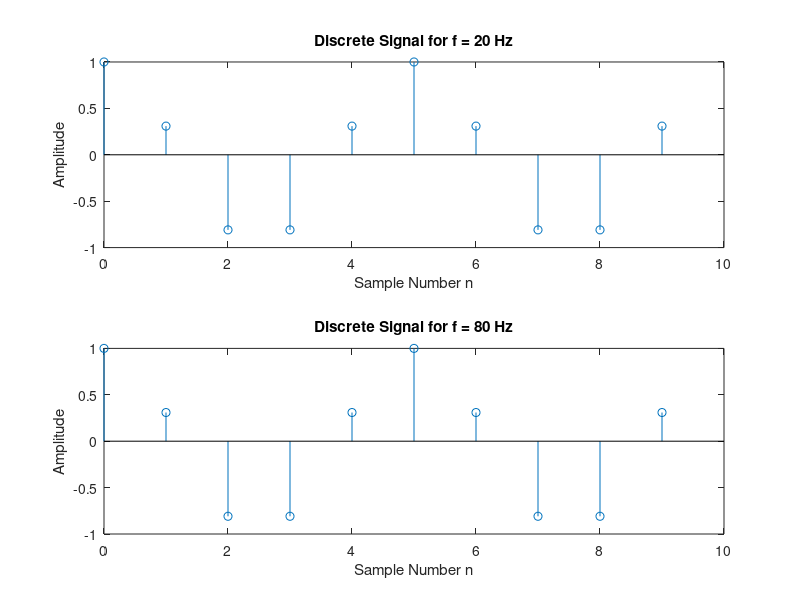

Source code (MATLAB): (Note: this script raises an error after producing the figure.)
%Digital Signal Processing Lab 1
%Lauren Eckert

%Problem 1:Aliasing

% Define the sampling frequency
fs = 100; % in Hz

% Define the frequencies
f1 = 20; % in Hz
f2 = 80; % in Hz

% Calculate the sampling period
Ts = 1 / fs;

% Generate the time vector for the first 10 samples
n = 0:9; % sample indices

% Compute the discrete signals
x1 = cos(2 * pi * f1 * n * Ts);
x2 = cos(2 * pi * f2 * n * Ts);

% Plotting
figure;
subplot(2,1,1); % create a subplot for the first signal
stem(n, x1); % plot the first signal
title('Discrete Signal for f = 20 Hz');
xlabel('Sample Number n');
ylabel('Amplitude');

subplot(2,1,2); % create a subplot for the second signal
stem(n, x2); % plot the second signal
title('Discrete Signal for f = 80 Hz');
xlabel('Sample Number n');
ylabel('Amplitude');

%Problem 2:Determining the sampling frequency

syms t
a = simplify(fourier((heaviside(t + 1/2) - heaviside(t - 1/2))));
disp('A');
disp(a);

%Problem 3:Fourier Transform

%Problem 4:Sampling Theorem

%Problem 5:More Fourier Transforms

%Problem 6:Even More Fourier Transforms